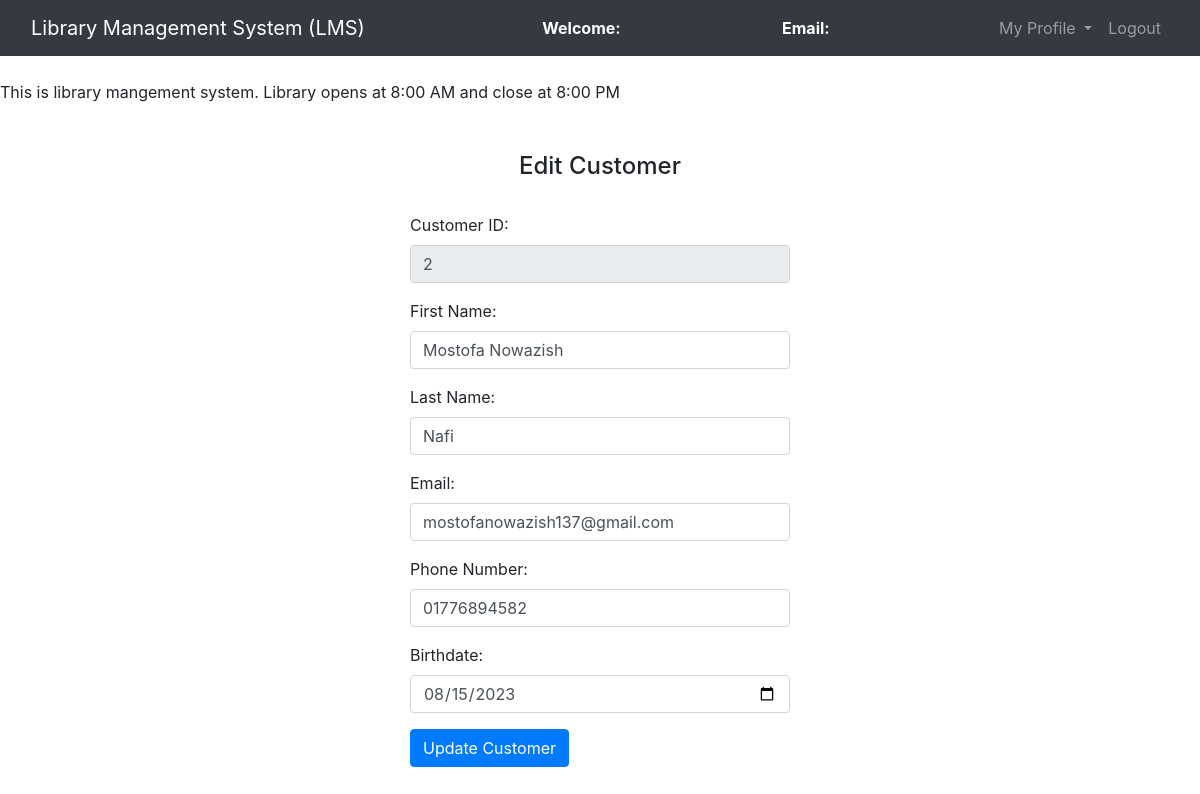
/views/edit_customer.php?cid=2, run on the app's committed database.
### tables this page shows
CREATE TABLE `customers` (
  `customer_id` int(11) NOT NULL,
  `first_name` varchar(50) DEFAULT NULL,
  `last_name` varchar(50) DEFAULT NULL,
  `email` varchar(100) DEFAULT NULL,
  `phone_number` varchar(20) DEFAULT NULL,
  `birthdate` date DEFAULT NULL,
  `registration_date` date DEFAULT NULL
);

### views/edit_customer.php (the view, shortened to what this page needs)
<?php
	$connection = mysqli_connect("localhost:3308", "root", "");
	$customer_id = "";
	$first_name = "";
	$last_name = "";
	$email = "";
	$phone_number = "";
	$birthdate = "";
	$query = "SELECT * FROM customers WHERE customer_id = $_GET[cid]";
	$query_run = mysqli_query($connection, $query);
	while ($row = mysqli_fetch_assoc($query_run)) {
		$customer_id = $row['customer_id'];
		$first_name = $row['first_name'];
		$last_name = $row['last_name'];
		$email = $row['email'];
		$phone_number = $row['phone_number'];
		$birthdate = $row['birthdate'];
	}
?>
<!DOCTYPE html>
<html>
<head>
	<link rel="stylesheet" type="text/css" href="../assets/css/bootstrap.min.css">
</head>
<body>
<nav class="navbar navbar-expand-lg navbar-dark bg-dark">
		<div class="container-fluid">
			<div class="navbar-header">
				<a class="navbar-brand" href="librarian_dashboard.php">Library Management System (LMS)</a>
			</div>
			<font style="color: white"><span><strong>Welcome: <?php echo $_SESSION['name'];?></strong></span></font>
			<font style="color: white"><span><strong>Email: <?php echo $_SESSION['email'];?></strong></font>
		    <ul class="nav navbar-nav navbar-right">
		      <li class="nav-item dropdown">
	        	<a class="nav-link dropdown-toggle" data-toggle="dropdown">My Profile </a>
		      </li>
		      <li class="nav-item">
		        <a class="nav-link" href="../logout.php">Logout</a>
		      </li>
		    </ul>
		</div>
	</nav><br>
	<span><marquee>This is library mangement system. Library opens at 8:00 AM and close at 8:00 PM</marquee></span><br><br>
	<center><h4>Edit Customer</h4><br></center>
	<div class="row">
		<div class="col-md-4"></div>
		<div class="col-md-4">
			<form action="" method="post">
				<div class="form-group">
					<label for="customer_id">Customer ID:</label>
					<input type="text" name="customer_id" value="<?php echo $customer_id; ?>" class="form-control" disabled required>
				</div>
				<div class="form-group">
					<label for="first_name">First Name:</label>
					<input type="text" name="first_name" value="<?php echo $first_name; ?>" class="form-control" required>
				</div>
				<div class="form-group">
					<label for="last_name">Last Name:</label>
					<input type="text" name="last_name" value="<?php echo $last_name; ?>" class="form-control" required>
				</div>
				<div class="form-group">
					<label for="email">Email:</label>
					<input type="email" name="email" value="<?php echo $email; ?>" class="form-control" required>
				</div>
				<div class="form-group">
					<label for="phone_number">Phone Number:</label>
					<input type="text" name="phone_number" value="<?php echo $phone_number; ?>" class="form-control" required>
				</div>
				<div class="form-group">
					<label for="birthdate">Birthdate:</label>
					<input type="date" name="birthdate" value="<?php echo $birthdate; ?>" class="form-control">
				</div>
				<button type="submit" name="update" class="btn btn-primary">Update Customer</button>
			</form>
		</div>
		<div class="col-md-4"></div>
	</div>
</body>
</html>

### data on the page
customers: customer_id "2", first_name "Mostofa Nowazish", last_name "Nafi", email "mostofanowazish137@gmail.com", phone_number "01776894582", birthdate "08/15/2023"
